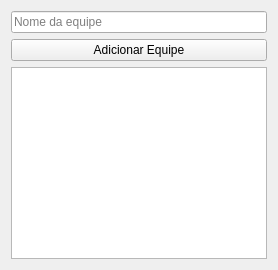
<?xml version="1.0" encoding="UTF-8"?>
<ui version="4.0">
 <class>CadastroEquipes</class>
 <widget class="QWidget" name="CadastroEquipes">
  <property name="windowTitle">
   <string>Cadastro de Equipes</string>
  </property>
  <layout class="QVBoxLayout" name="verticalLayout">
   <item>
    <widget class="QLineEdit" name="input_nome">
     <property name="placeholderText">
      <string>Nome da equipe</string>
     </property>
    </widget>
   </item>
   <item>
    <widget class="QPushButton" name="btn_adicionar">
     <property name="text">
      <string>Adicionar Equipe</string>
     </property>
    </widget>
   </item>
   <item>
    <widget class="QListWidget" name="lista_equipes"/>
   </item>
  </layout>
 </widget>
 <resources/>
 <connections/>
</ui>
